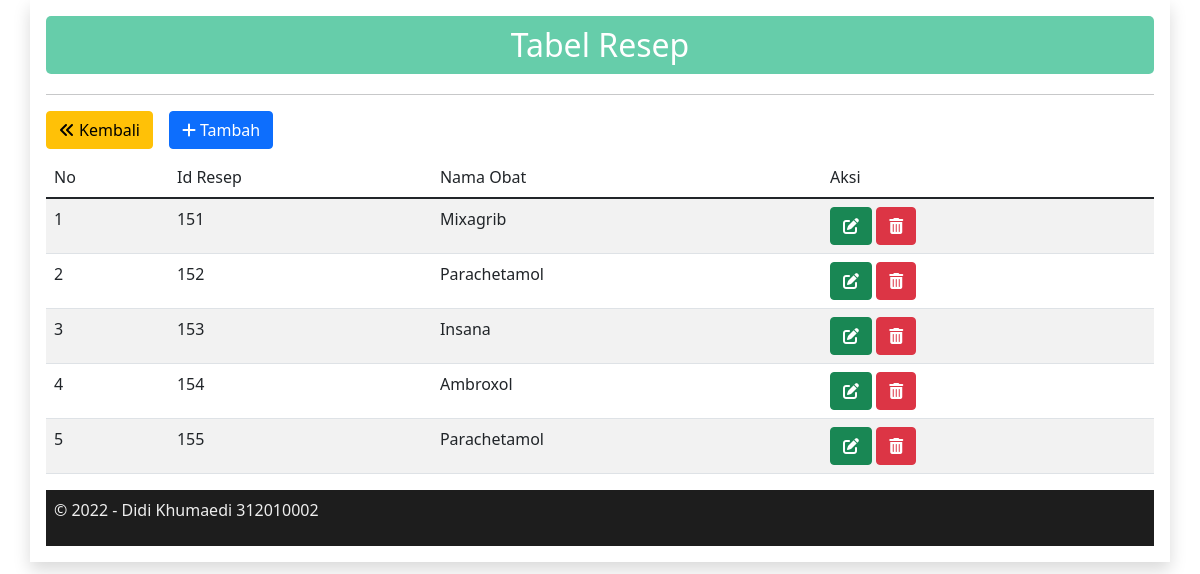
The app's page /resep/resep.php (signed in) with its own data.
### tables this page shows
CREATE TABLE `resep_obat` (
  `id_resep` int(11) NOT NULL,
  `id_berobat` int(11) DEFAULT NULL,
  `id_obat` int(5) DEFAULT NULL
);

CREATE TABLE `obat` (
  `id_obat` int(5) NOT NULL,
  `nama_obat` varchar(100) DEFAULT NULL
);

### resep/resep.php (the view, shortened to what this page needs)
<!DOCTYPE html>
<html lang="en">
<head>
	<link rel="stylesheet" href="../css/bootstrap.min.css" />
	<link rel="stylesheet" href="../fontawesome/fontawesome/css/all.css" />
</head>
<body>
<div class="container shadow p-3">
	<header>
		<h2 align="center" class="hero text-white">Tabel Resep</h2>
	</header>
	<hr>
	<div class="btn-toolbar mb-2 mb-md-10">
		<a class="btn btn-warning me-3" href="../data.php" role="button"><i class="fa-solid fa-angles-left me-1"></i>Kembali</a>
		<a class="btn btn-primary" href="resep_tambah.php" role="button"><i class="fa-solid fa-plus me-1"></i>Tambah</a>
	</div>
	<div class="table-responsive">
    <table class="table table-striped table-hover">
        <thead>
            <tr>
                <td>No</td>
				<td>Id Resep</td>
				<td>Nama Obat</td>
				<td>Aksi</td>
            </tr>
        </thead>
		<?php
        require "../koneksi.php";
        $no = 1;
        $query = mysqli_query($con, 'SELECT nama_obat, id_resep FROM obat INNER JOIN resep_obat ON obat.id_obat = resep_obat.id_obat');
        while ($data = mysqli_fetch_array($query)) {
        ?>
            <tr>
                <td><?php echo $no++ ?></td>
				<td><?php echo $data['id_resep'] ?></td>
				<td><?php echo $data['nama_obat'] ?></td>
				<td>
					<a class="btn btn-success" href="resep_ubah.php?id=<?= $data['id_resep'];?>" role="button"><i class="fa-solid fa-pen-to-square"></i></a>
					<a class="btn btn-danger" href="hapus.php?id=<?= $data['id_resep'];?>" role="button"><i class="fa-solid fa-trash-can"></i></a>
				</td>
            </tr>
        <?php } ?>
    </table>
	</div>
	<?php require "../footer.php";?>
</div>
</body>
</html>

### resep/resep.php (style rules this page uses)
.hero { background-color: #66CDAA; border-radius: 5px; padding: 10px 23px; margin-bottom: 20px; }

### records on screen
resep_obat: id_resep "151", id_obat.nama_obat "Mixagrib"
resep_obat: id_resep "152", id_obat.nama_obat "Parachetamol"
resep_obat: id_resep "153", id_obat.nama_obat "Insana"
resep_obat: id_resep "154", id_obat.nama_obat "Ambroxol"
resep_obat: id_resep "155", id_obat.nama_obat "Parachetamol"
